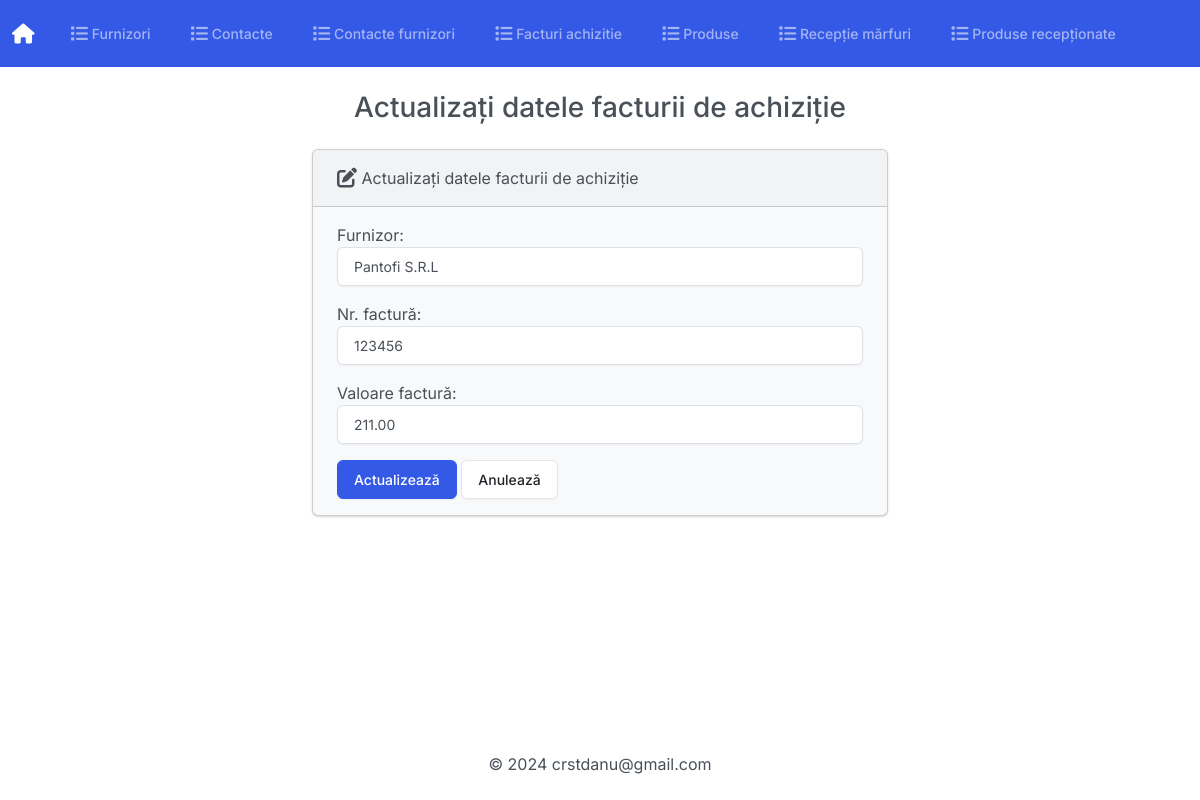
/facturi_achizitie/editeaza/10, run on an earlier commit of the app's database.
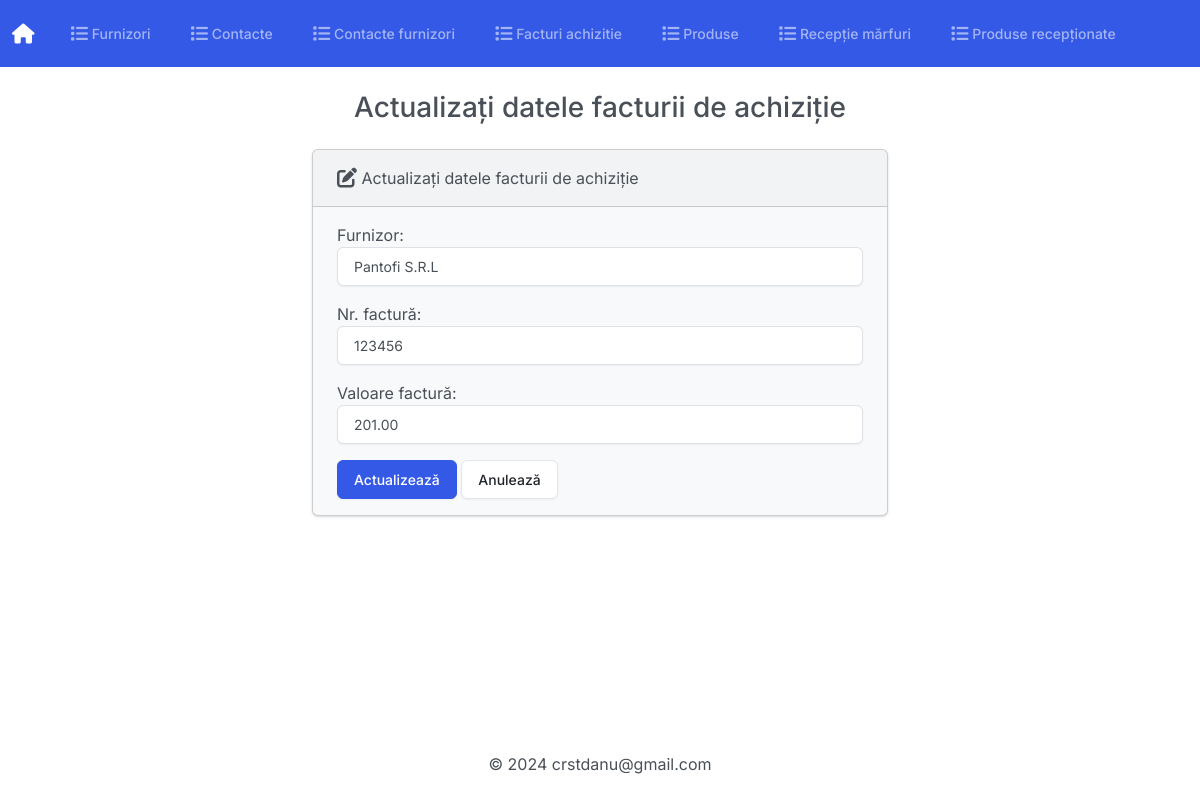
And on a later commit of the database.
### Gestiune/models.py (models this page shows)
class FacturaAchizitie(models.Model):
    class Meta:
        verbose_name_plural = 'Facturi Achizitie'
    furnizor = models.ForeignKey(Furnizor, on_delete=models.CASCADE)
    nr_factura = models.BigIntegerField()
    valoare_factura = models.DecimalField(max_digits=10, decimal_places=2)
    data_factura = models.DateTimeField(auto_now_add=True)

### Gestiune/views.py (the view)
def editeaza_factura_achizitie(request, id):
    if request.method == 'POST':
        factura_achizitie = FacturaAchizitie.objects.get(pk=id)
        form = FacturaAchizitieForm(request.POST, instance=factura_achizitie)
        if form.is_valid():
            form.save()
            return render(request, 'Gestiune/facturi_achizitie/editeaza.html', {
                'form': form,
                'success': True
            })
    else:
        factura_achizitie = FacturaAchizitie.objects.get(pk=id)
        form = FacturaAchizitieForm(instance=factura_achizitie)
    return render(request, 'Gestiune/facturi_achizitie/editeaza.html', {
        'form': form
    })

### Gestiune/forms.py
class FacturaAchizitieForm(forms.ModelForm):
    def __init__(self, *args, **kwargs):
        super(FacturaAchizitieForm, self).__init__(*args, **kwargs)
        self.fields['furnizor'].queryset = Furnizor.objects.all()
    class Meta:
        model = FacturaAchizitie
        fields = ['furnizor', 'nr_factura', 'valoare_factura',]
        labels = {
            'furnizor': 'Furnizor',
            'nr_factura': 'Nr. factură',
            'valoare_factura': 'Valoare factură',
        }
        widgets = {
            'furnizor': forms.Select(attrs={'class': 'form-control'}),
            'nr_factura': forms.TextInput(attrs={'class': 'form-control'}),
            'valoare_factura': forms.TextInput(attrs={'class': 'form-control'}),
        }

### Gestiune/models.py (called while the page is built)
    def __str__(self):
        return f'{self.nume}'

### Gestiune/templates/Gestiune/facturi_achizitie/editeaza.html (shortened to what this page needs)
{% extends "Gestiune/base.html" %}
{% block body %}
<h3 class="text-center m-4">Actualizați datele facturii de achiziție</h3>
{% if success %}
<div class="alert alert-success" role="alert">
    Factura de achiziție a fost actualizată cu succes.
    <a href="{% url 'index_facturi_achizitie' %}" class="alert-link">Mergi la pagina principală.</a>
</div>
{% else %}
<div class="row justify-content-center">
    <div class="col-6">
        <div class="card bg-light mb-3">
            <div class="card-header">
                <i class="fa-solid fa-pen-to-square fa-lg"></i> Actualizați datele facturii de achiziție
            </div>
            <div class="card-body">
                <form action="" method="POST">
                    {{ form.as_p }}
                    <button type="submit" class="btn btn-primary">Actualizează</button>
                    <a href="{% url 'index_facturi_achizitie' %}" class="btn btn-secondary">Anulează</a>
                </form>
            </div>
        </div>
    </div>
</div>
{% endif %}
{% endblock %}

What changed in the data, as far as the page shows it:
changed FacturaAchizitie "Pantofi S.R.L": valoare_factura "211.00" → "201.00"
